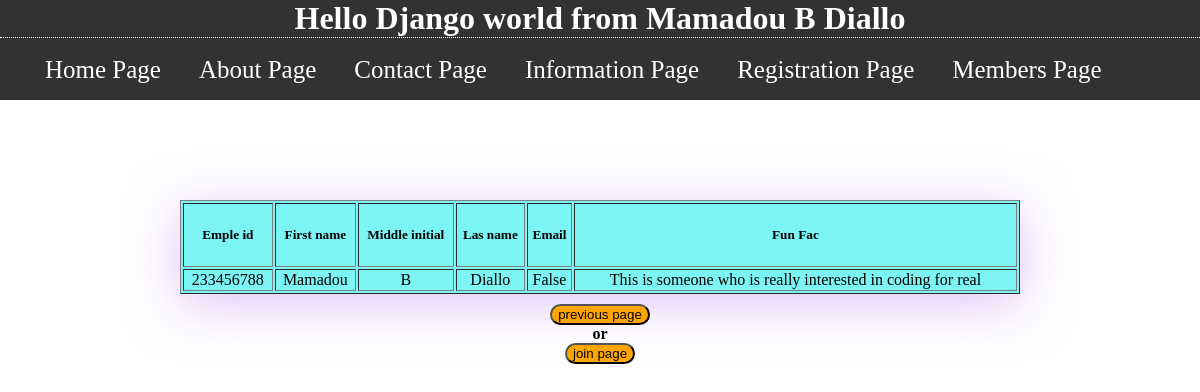
Screenshot of /Porfolio/detail/3/ with the database file from the repository.
### Porfolio/models.py (models this page shows, shortened)
class Member(models.Model):
    emple_id = models.IntegerField(blank=False)
    first_name = models.CharField(max_length=50)
    midle_i = models.CharField(max_length=1)
    last_name = models.CharField(max_length= 30)
    emails = models.CharField(max_length= 50, default=False)
    fun_fac = models.TextField(blank=True)

### Porfolio/views.py (the view)
# urls.py: path('detail/<int:id>/', member_details, name='member_info'),
def member_details(request, id):
    obj = Member.objects.get(id=id)
    context = {
        'object': obj,
    }
    return render(request, 'detail.html', context)

### Porfolio/templates/detail.html
{% extends 'main.html' %} {% block content %}
<table border="1">
    <thead>
        <tr>
            <th>
                <h5>Emple id</h5>
            </th>
            <th>
                <h5>First name</h5>
            </th>
            <th>
                <h5>Middle initial</h5>
            </th>
            <th>
                <h5>Las name</h5>
            </th>
            <th>
                <h5>Email</h5>
            </th>
            <th>
                <h5>Fun Fac</h5>
            </th>
        </tr>
    </thead>
    <tbody>
        <tr>
            <td>{{object.emple_id }}</td>
            <td>{{object.first_name }}</td>
            <td>{{ object.midle_i }}</td>
            <td>{{ object.last_name }}</td>
            <td>{{object.emails }}</td>
            <td>{{ object.fun_fac }}</td>
        </tr>
    </tbody>
</table>
<div class="littl_box">
    <a href="/Porfolio/list"><button class="btn btn-danger">previous page</button></a>
    <h4>or</h4>
    <a href="/Porfolio/join"><button>join page</button></a>
</div>
</span> {% endblock %}

### Porfolio/static/css/style.css (style rules this page uses)
body { margin: 0px; padding: 0px; }
h4 { padding: 0px; margin: 0px; }
button { background-color: orange; border-radius: 70px; }
table { box-shadow: 0px 10px 50px rgba(193, 136, 240, 0.5); width: 70%; margin: 0px auto; text-align: center; margin-top: 100px; }
table, th, td { background-color: #7cf4f4; text-align: center; }
.littl_box { padding: 10px; text-align: center; }

### rows the page displays
Member: emple_id "233456788", first_name "Mamadou", midle_i "B", last_name "Diallo", emails "False", fun_fac "This is someone who is really interested in coding for real"
